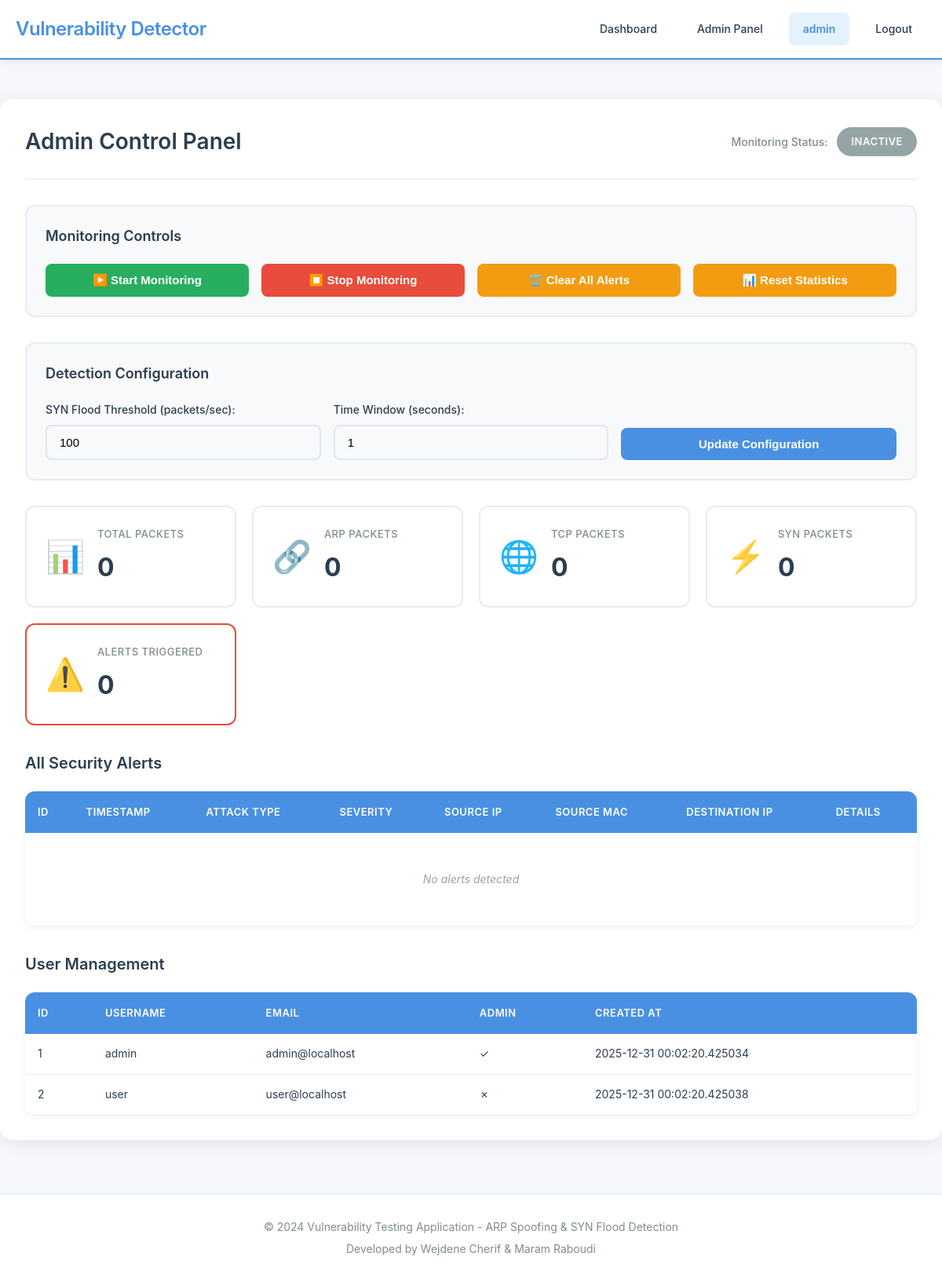
The page /admin (signed in) on the database its author committed.
### app.py (models this page shows, shortened)
class User(UserMixin, db.Model):
    id = db.Column(db.Integer, primary_key=True)
    username = db.Column(db.String(80), unique=True, nullable=False)
    email = db.Column(db.String(120), unique=True, nullable=False)
    password_hash = db.Column(db.String(255), nullable=False)
    is_admin = db.Column(db.Boolean, default=False)
    created_at = db.Column(db.DateTime, default=datetime.utcnow)

### app.py (the view)
@app.route('/admin')
@login_required
def admin():
    if not current_user.is_admin:
        flash('Access denied. Admin privileges required.', 'error')
        return redirect(url_for('dashboard'))
    stats = detector.get_statistics() if detector else {}
    all_alerts = detector.get_recent_alerts(100) if detector else []
    monitoring_status = detector.is_running if detector else False
    users = User.query.all()
    return render_template('admin.html',
                         stats=stats,
                         alerts=all_alerts,
                         monitoring_status=monitoring_status,
                         users=users,
                         config=app.config)

### app.py (called while the page is built)
@login_manager.user_loader
def load_user(user_id):
    return User.query.get(int(user_id))

    def get_statistics(self):
        return self.stats.copy()

    def get_recent_alerts(self, limit=100):
        try:
            alerts = self.Alert.query.order_by(
                self.Alert.timestamp.desc()
            ).limit(limit).all()
            return [alert.to_dict() for alert in alerts]
        except Exception as e:
            self.logger.error(f"Error fetching alerts: {e}")
            return []

### templates/admin.html (shortened to what this page needs)
{% extends "base.html" %}
{% block content %}
<div class="dashboard">
    <div class="dashboard-header">
        <h2>Admin Control Panel</h2>
        <div class="monitoring-status">
            <span class="status-label">Monitoring Status:</span>
            <span class="status-indicator status-{{ 'active' if monitoring_status else 'inactive' }}">
                {{ 'ACTIVE' if monitoring_status else 'INACTIVE' }}
            </span>
        </div>
    </div>
    <div class="control-panel">
        <h3>Monitoring Controls</h3>
        <div class="controls-grid">
            <button onclick="startMonitoring()" class="btn btn-success" id="start-btn">
                ▶️ Start Monitoring
            </button>
            <button onclick="stopMonitoring()" class="btn btn-danger" id="stop-btn">
                ⏹️ Stop Monitoring
            </button>
            <button onclick="clearAlerts()" class="btn btn-warning">
                🗑️ Clear All Alerts
            </button>
            <button onclick="clearStats()" class="btn btn-warning">
                📊 Reset Statistics
            </button>
        </div>
    </div>
    <div class="config-panel">
        <h3>Detection Configuration</h3>
        <form id="config-form" onsubmit="updateConfig(event)">
            <div class="form-row">
                <div class="form-group">
                    <label for="syn-threshold">SYN Flood Threshold (packets/sec):</label>
                    <input type="number" id="syn-threshold" name="syn_threshold"
                           value="{{ config.SYN_FLOOD_THRESHOLD }}" min="10" max="10000">
                </div>
                <div class="form-group">
                    <label for="time-window">Time Window (seconds):</label>
                    <input type="number" id="time-window" name="time_window"
                           value="{{ config.SYN_FLOOD_TIME_WINDOW }}" min="1" max="60">
                </div>
                <div class="form-group">
                    <button type="submit" class="btn btn-primary">Update Configuration</button>
                </div>
            </div>
        </form>
    </div>
    <div class="stats-grid">
        <div class="stat-card">
            <div class="stat-icon">📊</div>
            <div class="stat-info">
                <h3>Total Packets</h3>
                <p class="stat-number" id="total-packets">{{ stats.total_packets or 0 }}</p>
            </div>
        </div>
        <div class="stat-card">
            <div class="stat-icon">🔗</div>
            <div class="stat-info">
                <h3>ARP Packets</h3>
                <p class="stat-number" id="arp-packets">{{ stats.arp_packets or 0 }}</p>
            </div>
        </div>
        <div class="stat-card">
            <div class="stat-icon">🌐</div>
            <div class="stat-info">
                <h3>TCP Packets</h3>
                <p class="stat-number" id="tcp-packets">{{ stats.tcp_packets or 0 }}</p>
            </div>
        </div>
        <div class="stat-card">
            <div class="stat-icon">⚡</div>
            <div class="stat-info">
                <h3>SYN Packets</h3>
                <p class="stat-number" id="syn-packets">{{ stats.syn_packets or 0 }}</p>
            </div>
        </div>
        <div class="stat-card alert-card">
            <div class="stat-icon">⚠️</div>
            <div class="stat-info">
                <h3>Alerts Triggered</h3>
                <p class="stat-number" id="alerts-triggered">{{ stats.alerts_triggered or 0 }}</p>
            </div>
        </div>
    </div>
    <div class="alerts-section">
        <h3>All Security Alerts</h3>
        <div class="table-container">
            <table class="alerts-table">
                <thead>
                    <tr>
                        <th>ID</th>
                        <th>Timestamp</th>
                        <th>Attack Type</th>
                        <th>Severity</th>
                        <th>Source IP</th>
                        <th>Source MAC</th>
                        <th>Destination IP</th>
                        <th>Details</th>
                    </tr>
                </thead>
                <tbody id="alerts-tbody">
                    {% if alerts %}
                        {% for alert in alerts %}
                        <tr class="severity-{{ alert.severity.lower() }}">
                            <td>{{ alert.id }}</td>
                            <td>{{ alert.timestamp }}</td>
                            <td>{{ alert.attack_type.replace('_', ' ') }}</td>
                            <td><span class="badge badge-{{ alert.severity.lower() }}">{{ alert.severity }}</span></td>
                            <td>{{ alert.source_ip or 'N/A' }}</td>
                            <td>{{ alert.source_mac or 'N/A' }}</td>
                            <td>{{ alert.destination_ip or 'N/A' }}</td>
                            <td>{{ alert.details[:100] }}...</td>
                        </tr>
                        {% endfor %}
                    {% else %}
                        <tr>
                            <td colspan="8" class="no-data">No alerts detected</td>
                        </tr>
                    {% endif %}
                </tbody>
            </table>
        </div>
    </div>
    <div class="users-section">
        <h3>User Management</h3>
        <div class="table-container">
            <table class="users-table">
                <thead>
                    <tr>
                        <th>ID</th>
                        <th>Username</th>
                        <th>Email</th>
                        <th>Admin</th>
                        <th>Created At</th>
                    </tr>
                </thead>
                <tbody>
                    {% for user in users %}
                    <tr>
                        <td>{{ user.id }}</td>
                        <td>{{ user.username }}</td>
                        <td>{{ user.email }}</td>
                        <td>{{ '✓' if user.is_admin else '✗' }}</td>
                        <td>{{ user.created_at }}</td>
                    </tr>
                    {% endfor %}
                </tbody>
            </table>
        </div>
    </div>
</div>
{% endblock %}

### templates/base.html (shortened to what this page needs)
<!DOCTYPE html>
<html lang="en">
<head>
    <link rel="stylesheet" href="{{ url_for('static', filename='css/style.css') }}">
</head>
<body>
    <nav class="navbar">
        <div class="container">
            <div class="nav-brand">
                <h1>Vulnerability Detector</h1>
            </div>
            {% if current_user.is_authenticated %}
            <div class="nav-menu">
                <a href="{{ url_for('dashboard') }}" class="nav-link">Dashboard</a>
                {% if current_user.is_admin %}
                <a href="{{ url_for('admin') }}" class="nav-link">Admin Panel</a>
                {% endif %}
                <span class="nav-user">{{ current_user.username }}</span>
                <a href="{{ url_for('logout') }}" class="nav-link">Logout</a>
            </div>
            {% endif %}
        </div>
    </nav>
    <div class="container main-content">
        {% block content %}{% endblock %}
    </div>
    <footer class="footer">
        <div class="container">
            <p>&copy; 2024 Vulnerability Testing Application - ARP Spoofing & SYN Flood Detection</p>
            <p>Developed by Wejdene Cherif & Maram Raboudi</p>
        </div>
    </footer>
</body>
</html>

### rows shown on the page
User: username "admin", id "1", email "admin@localhost", is_admin "✓", created_at "2025-12-31 00:02:20.425034"
User: id "2", username "user", email "user@localhost", is_admin "✗", created_at "2025-12-31 00:02:20.425038"

### other values the page prints
{{ 'ACTIVE' if monitoring_status else 'INACTIVE' }} "INACTIVE"
{{ stats.total_packets or 0 }} "0"
{{ stats.arp_packets or 0 }} "0"
{{ stats.tcp_packets or 0 }} "0"
{{ stats.syn_packets or 0 }} "0"
{{ stats.alerts_triggered or 0 }} "0"
